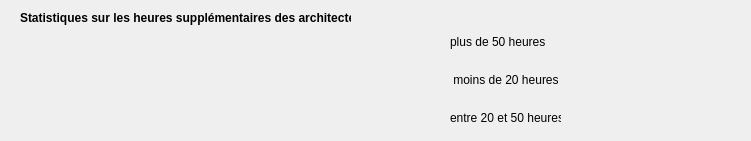
    <widget class="QWidget" name="widget_4" native="true">
     <property name="geometry">
      <rect>
       <x>490</x>
       <y>420</y>
       <width>751</width>
       <height>141</height>
      </rect>
     </property>
     <property name="styleSheet">
      <string notr="true">QWidget {
    background-color: #E0E0E0;  /* Fond gris plus clair */
    border: 1px solid black;    /* Cadre noir fin (1px) */
    border-radius: 20px;        /* Coins arrondis */
}

QWidget &gt; * {
    border: none;               /* Désactive la bordure pour les éléments enfants */
}
</string>
     </property>
     <widget class="QLabel" name="label_6">
      <property name="geometry">
       <rect>
        <x>20</x>
        <y>20</y>
        <width>621</width>
        <height>131</height>
       </rect>
      </property>
      <property name="styleSheet">
       <string notr="true">QLabel {
    background-image: url(&quot;C:/Users/Admin/Desktop/projet/images/stat.png&quot;);
    background-repeat: no-repeat;
    background-position: center;
}
</string>
      </property>
      <property name="text">
       <string/>
      </property>
     </widget>
     <widget class="QLabel" name="label_7">
      <property name="geometry">
       <rect>
        <x>20</x>
        <y>10</y>
        <width>331</width>
        <height>16</height>
       </rect>
      </property>
      <property name="font">
       <font>
        <bold>true</bold>
       </font>
      </property>
      <property name="text">
       <string>Statistiques sur les heures supplémentaires des architectes</string>
      </property>
     </widget>
     <widget class="QLabel" name="label_8">
      <property name="geometry">
       <rect>
        <x>450</x>
        <y>34</y>
        <width>111</width>
        <height>16</height>
       </rect>
      </property>
      <property name="text">
       <string>plus de 50 heures</string>
      </property>
     </widget>
     <widget class="QLabel" name="label_9">
      <property name="geometry">
       <rect>
        <x>450</x>
        <y>110</y>
        <width>111</width>
        <height>16</height>
       </rect>
      </property>
      <property name="text">
       <string>entre 20 et 50 heures</string>
      </property>
     </widget>
     <widget class="QLabel" name="label_10">
      <property name="geometry">
       <rect>
        <x>450</x>
        <y>72</y>
        <width>111</width>
        <height>16</height>
       </rect>
      </property>
      <property name="text">
       <string> moins de 20 heures</string>
      </property>
     </widget>
    </widget>
